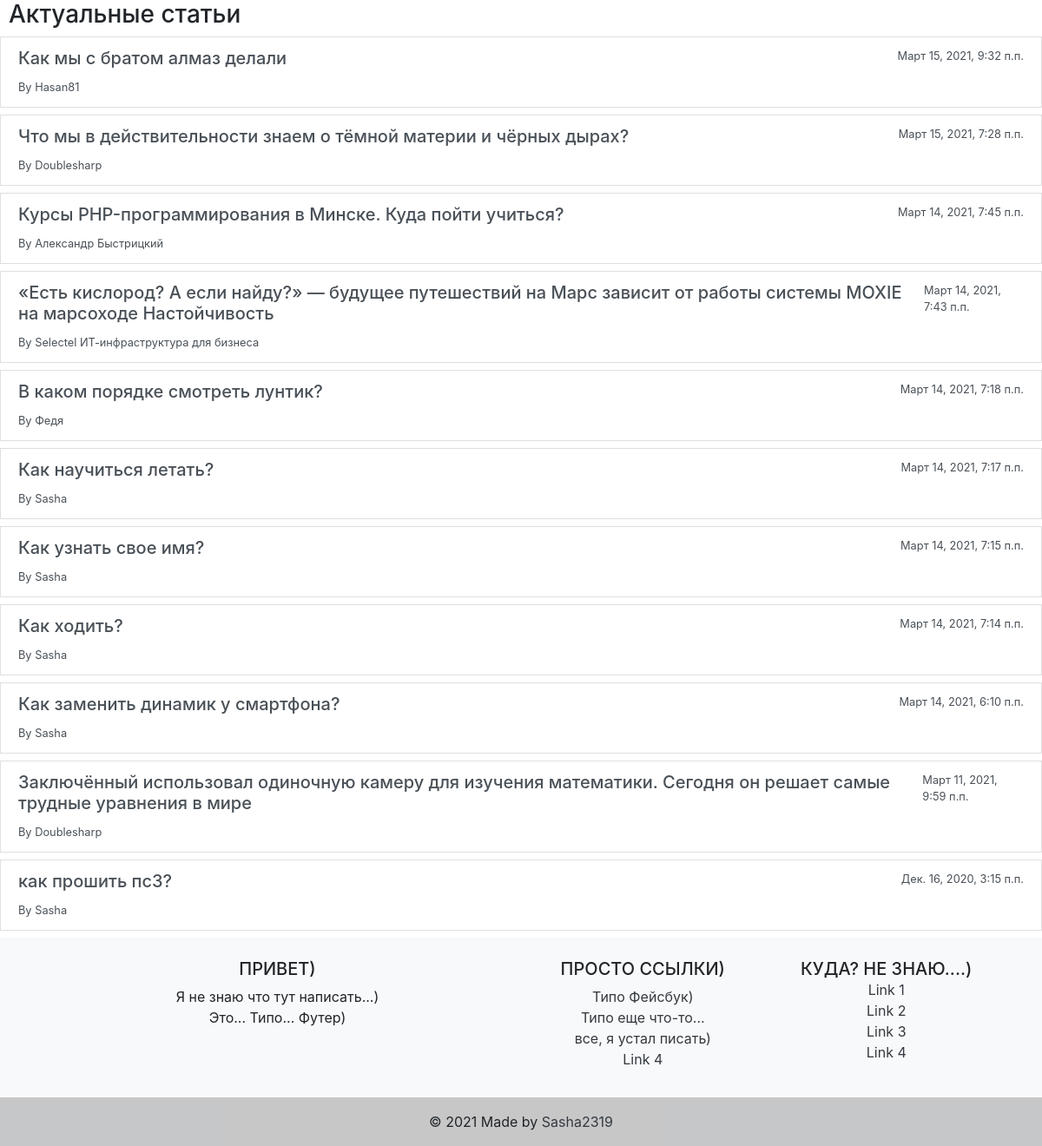
The app's page /articles/home, older data.
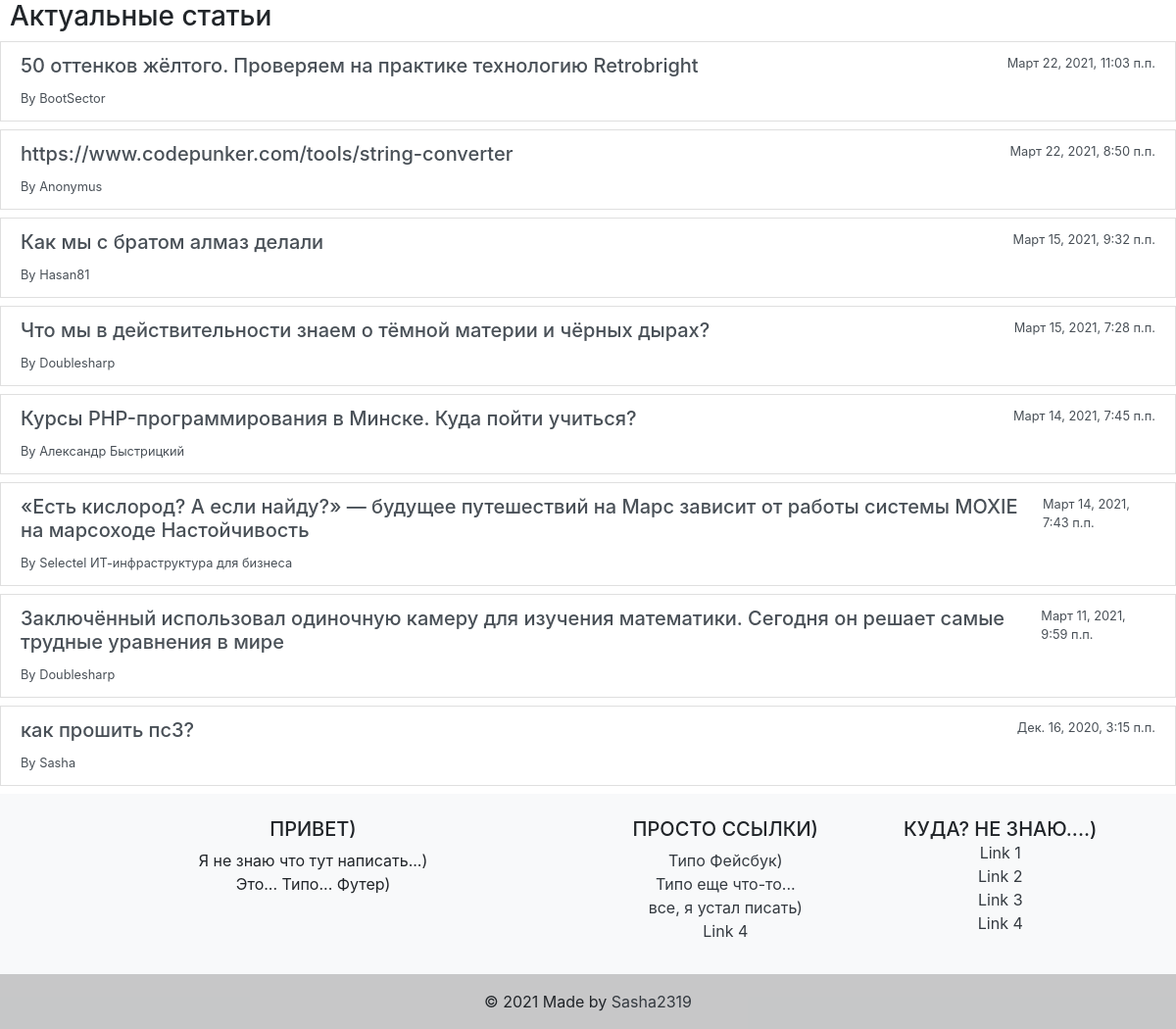
The same page, newer data.
### myFirst/apps/articles/models.py (models this page shows, shortened)
class Article(models.Model):
    article_title = models.CharField('название статьи', max_length=200, default='')
    article_text = models.TextField('текст статьи', default='')
    pub_date = models.DateTimeField('дата публикации', auto_now_add=True)
    author_name = models.CharField('имя автора', max_length=55, default='')
    article_image = models.ImageField(upload_to='img', default='')

### myFirst/apps/articles/views.py (the view)
# urls.py: path('home', views.home, name='home'),
def home(request):
    latest_articles = Article.objects.order_by('-pub_date')
    return render(request, 'articles/list.html', {'latest_articles':latest_articles})

### myFirst/templates/articles/list.html (shortened to what this page needs)
{% extends 'base.html' %}
{% block content %}
<h3 style="padding-left: 10px;">Актуальные статьи</h3>
<div class="list-group">
    {% for article in latest_articles %}
    <div class="mb-2">
        <a href="/{{article.id}}" class="list-group-item list-group-item-action" aria-current="true">
        <div class="d-flex w-100 justify-content-between">
          <h5 class="mb-1">{{article.article_title}}</h5>
          <small>{{article.pub_date}}</small>
        </div>
        <small>By {{article.author_name}}</small>
      </a>
    </div>
    {% endfor %}
  </div>
{% endblock %}

### myFirst/templates/base.html (shortened to what this page needs)
<!DOCTYPE html>
<html lang="en">
<head>
    <link rel="stylesheet" href="https://cdn.jsdelivr.net/npm/bootstrap@4.6.0/dist/css/bootstrap.min.css">
    <link rel="stylesheet" href="{{static}}articles/css/style.css">
    <link href="https://maxcdn.bootstrapcdn.com/font-awesome/4.3.0/css/font-awesome.min.css" rel="stylesheet">
</head>
<body>
      {% block content %}Hello{% endblock %}
    <div id="footer">
        <footer class="bg-light text-center text-lg-start" id="footer">
          <div class="container p-4">
            <div class="row">
              <div class="col-lg-6 col-md-12 mb-4 mb-md-0">
                <h5 class="text-uppercase">Привет)</h5>
                <p>
                  Я не знаю что тут написать...)</br> Это... Типо... Футер)
                </p>
              </div>
              <div class="col-lg-3 col-md-6 mb-4 mb-md-0">
                <h5 class="text-uppercase">просто сcылки)</h5>
                <ul class="list-unstyled mb-0">
                  <li>
                    <a  class="text-dark">Типо Фейсбук)</a>
                  </li>
                  <li>
                    <a  class="text-dark">Типо еще что-то...</a>
                  </li>
                  <li>
                    <a  class="text-dark">все, я устал писать)</a>
                  </li>
                  <li>
                    <a class="text-dark">Link 4</a>
                  </li>
                </ul>
              </div>
              <div class="col-lg-3 col-md-6 mb-4 mb-md-0">
                <h5 class="text-uppercase mb-0">Куда? Не знаю....)</h5>
                <ul class="list-unstyled">
                  <li>
                    <a  class="text-dark">Link 1</a>
                  </li>
                  <li>
                    <a class="text-dark">Link 2</a>
                  </li>
                  <li>
                    <a  class="text-dark">Link 3</a>
                  </li>
                  <li>
                    <a class="text-dark">Link 4</a>
                  </li>
                </ul>
              </div>
            </div>
          </div>
          <div class="text-center p-3" style="background-color: rgba(0, 0, 0, 0.2);">
            © 2021 Made by
            <a class="text-dark" href="http://sasha2009.zzz.com.ua/">Sasha2319</a>
          </div>
        </footer>
    </div>
</body>
</html>

Row changes from the older to the newer data that the page shows:
removed Article: article_title "В каком порядке смотреть лунтик?", pub_date "Март 14, 2021, 7:18 п.п.", author_name "Федя"
removed Article: article_title "Как научиться летать?", pub_date "Март 14, 2021, 7:17 п.п.", author_name "Sasha"
removed Article: article_title "Как узнать свое имя?", pub_date "Март 14, 2021, 7:15 п.п.", author_name "Sasha"
removed Article: article_title "Как ходить?", pub_date "Март 14, 2021, 7:14 п.п.", author_name "Sasha"
removed Article: article_title "Как заменить динамик у смартфона?", pub_date "Март 14, 2021, 6:10 п.п.", author_name "Sasha"
added Article: article_title "50 оттенков жёлтого. Проверяем на практике технологию Retrobright", pub_date "Март 22, 2021, 11:03 п.п.", author_name "BootSector"
added Article: article_title "https://www.codepunker.com/tools/string-converter", pub_date "Март 22, 2021, 8:50 п.п.", author_name "Anonymus"
